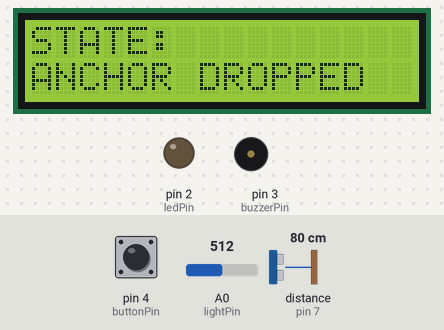
Bench run of a sketch on a simulated Arduino Uno, built with avr-gcc and run on an emulated ATmega328P. On the bench: 16×2 character LCD, output pins drawn as LEDs (lit = HIGH), buzzer (waves = sounding). Wiring (inferred from the names in the program): ultrasonic range finder: trigger pin 8; echo pin 7. Dashed ring = blinking. Inputs (shaded band) come from the test bench; at power-on: pin 4 (buttonPin) HIGH, distance to the obstacle (sensor on pin 7) 80 cm, A0 (lightPin) = 512. The echo pulse lasts 58.3 µs per cm; pins used as bus, display or sensor lines are not drawn.

Above: at 2.7 s.
2.8 s: pin 4 (buttonPin) pulled LOW for 0.15 s
At 4.4 s:
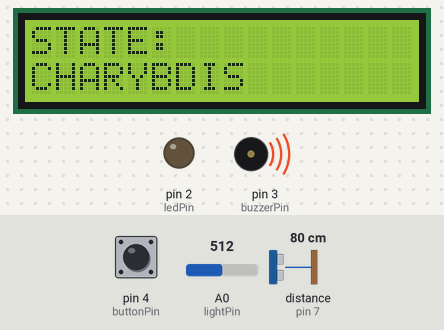
5.9 s: distance to the obstacle (sensor on pin 7) set to 120 cm
At 7.1 s:
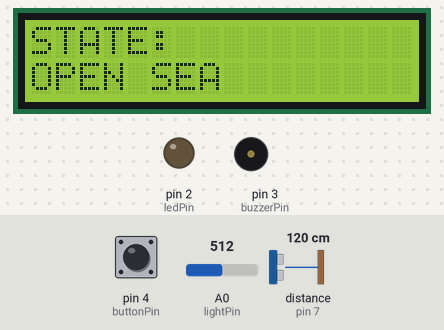
7.4 s: A0 (lightPin) set to 504
At 8.4 s:
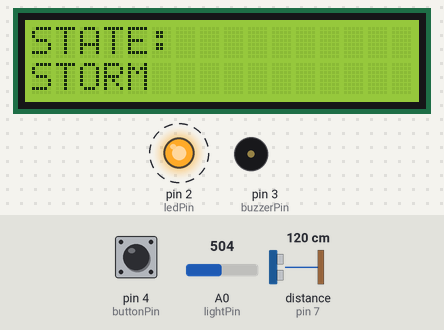
10.4 s: A0 (lightPin) set to 522
At 11.6 s:
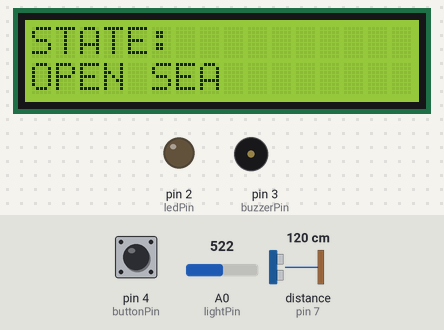
11.9 s: A0 (lightPin) set to 511
At 12.3 s:
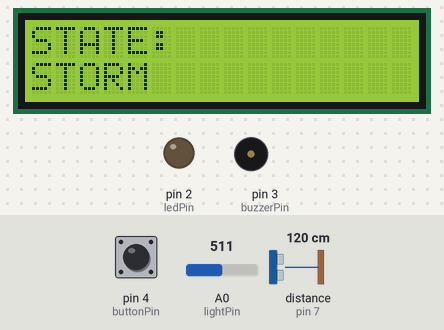
14.9 s: A0 (lightPin) set to 716
At 16.2 s:
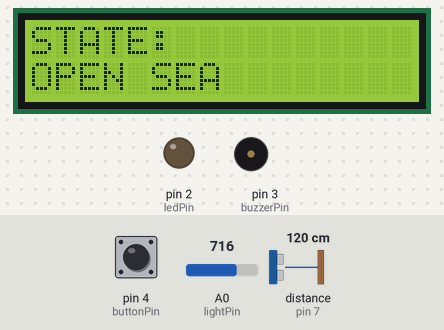
Timing chart, 0 to 17.4 s (numbered marks = the images above; inputs shaded):
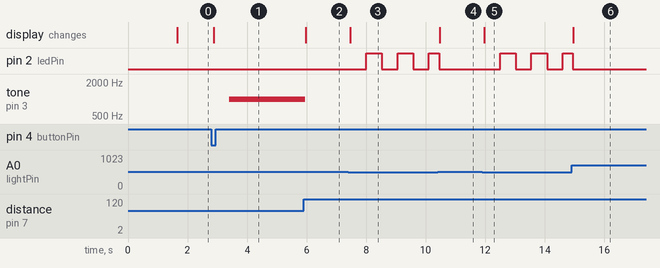

Measured:
- the behaviour switches between 512 and 511 on A0 (lightPin) (found by bisection; images 2 and 3)
- after the input at 2.8 s, tone on pin 3 (buzzerPin): silent → 1000 Hz after 0.61 s; the display: changes after 0.07 s (image 1)
- after the input at 5.9 s, tone on pin 3 (buzzerPin): 1000 Hz → silent after 0.05 s; the display: changes after 0.07 s (image 2)
- after the input at 7.4 s, pin 2 (ledPin): alternates HIGH for 0.53 s and LOW for 0.53 s, starting after 0.60 s; the display: changes after 0.06 s (image 3)
- after the input at 10.4 s, the display: changes after 0.07 s (image 4)
- after the input at 11.9 s, pin 2 (ledPin): alternates HIGH for 0.53 s and LOW for 0.53 s, starting after 0.60 s; the display: changes after 0.06 s (image 5)
- after the input at 14.9 s, the display: changes after 0.06 s (image 6)

The sketch:

arduino_code_seds.ino
```cpp
#include <LiquidCrystal_I2C.h>

// LCD

LiquidCrystal_I2C lcd(0x27, 16, 2);

// STATES

const int OPEN_SEA = 0;
const int ANCHOR_DROPPED = 1;
const int STORM = 2;
const int CHARYBDIS = 3;
const int WRECKED = 4;

int currentState = ANCHOR_DROPPED;

// PIN DEFINITIONS
const int buzzerPin = 3;

const int trigPin = 8;
const int echoPin = 7;

const int buttonPin = 4;

const int ledPin = 2;

const int lightPin = A0;

// TIMING
unsigned long dangerStartTime = 0;
unsigned long lastBlinkTime = 0;

const unsigned long WRECK_TIME = 5000;
const unsigned long BLINK_INTERVAL = 500;

bool ledState = false;

// BUTTON

bool lastButtonState = HIGH;

// SETUP

void setup() {

  pinMode(buzzerPin, OUTPUT);

  pinMode(trigPin, OUTPUT);
  pinMode(echoPin, INPUT);

  pinMode(buttonPin, INPUT_PULLUP);//puts the default input state to HIGH

  pinMode(ledPin, OUTPUT);

  pinMode(lightPin, INPUT);

  digitalWrite(ledPin, LOW);

  noTone(buzzerPin);

  // I2C LCD

  lcd.init();
  lcd.backlight();
  lcd.clear();
  lcd.setCursor(0, 0);
  lcd.print("WELCOME!");
  lcd.setCursor(0, 1);
  lcd.print("ATHENA'S INTERN");

  delay(1500);

  //the function is coded below
}


// MAIN LOOP


void loop() {

  int lightValue = analogRead(lightPin);

  float distance = getDistance();

  // Check button
  handleButton();


  // WRECKED

  if (currentState == WRECKED) {

    digitalWrite(ledPin, LOW);
    noTone(buzzerPin);

    displayState();

    return;
  }


  // ANCHOR DROPPED

  if (currentState == ANCHOR_DROPPED) {

    digitalWrite(ledPin, LOW);
    noTone(buzzerPin);

    displayState();

    return;
  }

  // OPEN SEA

  if (currentState == OPEN_SEA) {

    digitalWrite(ledPin, LOW);
    noTone(buzzerPin);

    // Storm

    if (lightValue < 512) {

      enterState(STORM);
    }

    // Charybdis
    else if (distance < 100) {

      enterState(CHARYBDIS);
    }
  }

  // STORM

  else if (currentState == STORM) {

    noTone(buzzerPin);


    // Blink LED every 500 ms

    if (millis() - lastBlinkTime >= BLINK_INTERVAL) {

      lastBlinkTime = millis();

      ledState = !ledState;

      digitalWrite(ledPin, ledState);
    }


    // Storm ended

    if (lightValue >= 512) {

      digitalWrite(ledPin, LOW);

      enterState(OPEN_SEA);
    }


    // Storm lasted 5 seconds

    else if (millis() - dangerStartTime >= WRECK_TIME) {

      digitalWrite(ledPin, LOW);

      enterState(WRECKED);
    }
  }


  // CHARYBDIS


  else if (currentState == CHARYBDIS) {

    digitalWrite(ledPin, LOW);


    // Sound buzzer

    tone(buzzerPin, 1000);


    // Ship escaped

    if (distance >= 100) {

      noTone(buzzerPin);

      enterState(OPEN_SEA);
    }


    // Danger lasted 5 seconds

    else if (millis() - dangerStartTime >= WRECK_TIME) {

      noTone(buzzerPin);

      enterState(WRECKED);
    }
  }

  displayState();
}

// STATE TRANSITION

void enterState(int newState) {
  currentState = newState;
  if (newState == STORM ||newState == CHARYBDIS) {
    dangerStartTime = millis();
  }
  if (newState == OPEN_SEA || newState == ANCHOR_DROPPED) {  // Reset timer when entering OPEN SEA
      dangerStartTime = 0;                                   // or ANCHOR DROPPEDdangerStartTime = 0;
  }
  // Reset LED timer
  lastBlinkTime = millis();
  ledState = false;
}

// BUTTON

void handleButton() {
  bool buttonState = digitalRead(buttonPin);


  // Detect new button press

  if (lastButtonState == HIGH && buttonState == LOW) {
    if (currentState == ANCHOR_DROPPED) {

      enterState(OPEN_SEA);
    }
    else if (currentState != WRECKED) {     // Otherwise drop the anchor.This also works during STORM AND CHARYBDIS
      enterState(ANCHOR_DROPPED);
    }
  }
  lastButtonState = buttonState;

  delay(30);
}


// ULTRASONIC SENSOR

float getDistance() {

  digitalWrite(trigPin, LOW);

  delayMicroseconds(2);


  digitalWrite(trigPin, HIGH);

  delayMicroseconds(10);

  digitalWrite(trigPin, LOW);


  long duration = pulseIn(
    echoPin,
    HIGH,
    30000
  );

  // No echo

  if (duration == 0) {

    return 999;
  }

  // Calculate distance in cm

  float distance =
    duration * 0.0343 / 2;//formula in google


  return distance;
}

void displayState() {

  static int lastDisplayedState = -1;

  // Don't refresh LCD unnecessarily

  if (currentState == lastDisplayedState) {

    return;
  }

  lcd.clear();
  lcd.setCursor(0, 0);
  lcd.print("STATE:");
  lcd.setCursor(0, 1);

  if (currentState == OPEN_SEA) {

    lcd.print("OPEN SEA");
  }

  else if (currentState == ANCHOR_DROPPED) {

    lcd.print("ANCHOR DROPPED");
  }

  else if (currentState == STORM) {

    lcd.print("STORM");
  }

  else if (currentState == CHARYBDIS) {

    lcd.print("CHARYBDIS");
  }

  else if (currentState == WRECKED) {

    lcd.print("WRECKED");
  }

  lastDisplayedState = currentState;//update
  delay(500);
}
```
